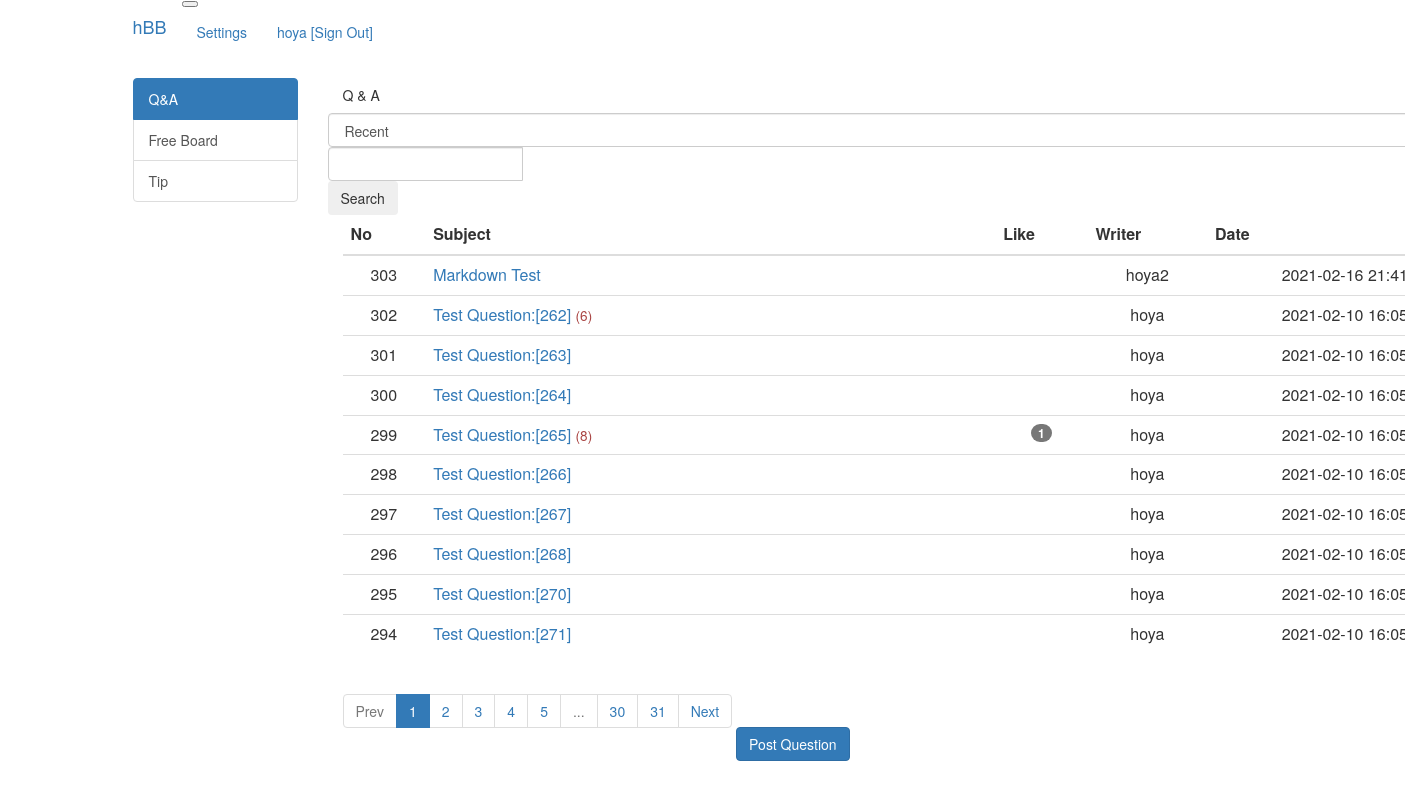
/question/list/qna (signed in), run on the app's committed database.
### src/models/user.py (models this page shows)
class UserModel(db.Model):
    id = db.Column(db.Integer, primary_key=True)
    username = db.Column(db.String(150), unique=True, nullable=False)
    password = db.Column(db.String(200), nullable=False)
    email = db.Column(db.String(120), unique=True, nullable=False)

### src/models/question.py (models this page shows)
class QuestionModel(db.Model):
    id = db.Column(db.Integer, primary_key=True)
    category = db.Column(db.String(16), nullable=False)
    subject = db.Column(db.String(200), nullable=False)
    content = db.Column(db.Text(), nullable=False)
    created_date = db.Column(db.DateTime(), nullable=False)
    user_id = db.Column(
        db.Integer, db.ForeignKey("user_model.id", ondelete="CASCADE"), nullable=False
    )
    user = db.relationship("UserModel", backref=db.backref("question_set"))
    modified_date = db.Column(db.DateTime(), nullable=True)
    like = db.relationship(
        "UserModel", secondary=question_like, backref=db.backref("question_like_set")
    )

### src/views/question_views.py (the view, shortened to what this page needs)
@bp.route("/list/<string:category>")
def _list(category="qna"):
    page = request.args.get("page", type=int, default=1)
    keyword = request.args.get("keyword", type=str, default="")
    sort = request.args.get("sort", type=str, default="recent")
    question_list = QuestionModel.query.filter(QuestionModel.category == category)
    if sort == "recommend":
        sub_query = (
            db.session.query(
                question_like.c.question_id, func.count("*").label("num_like")
            )
            .group_by(question_like.c.question_id)
            .subquery()
        )
        question_list = question_list.outerjoin(
            sub_query, QuestionModel.id == sub_query.c.question_id
        ).order_by(sub_query.c.num_like.desc(), QuestionModel.created_date.desc())
    else:
        question_list = question_list.order_by(QuestionModel.created_date.desc())
    question_list = question_list.paginate(page, per_page=10)
    return render_template(
        "question/question_list.html",
        category=category,
        question_list=question_list,
        page=page,
        keyword=keyword,
        sort=sort,
    )

### src/filter.py (called while the page is built)
def format_datetime(value, fmt="%Y-%m-%d %H:%M"):
    return value.strftime(fmt)

### src/views/account_views.py (called while the page is built)
@bp.before_app_request
def load_signed_in_user():
    user_id = session.get("user_id")
    if user_id is None:
        g.user = None
    else:
        g.user = UserModel.query.get(user_id)

### src/templates/question/question_list.html (shortened to what this page needs)
{% extends "base.html" %}
{% block content %}
<div class="container py-2">
    <h5 class="border-bottom pb-2 mb-3">
        {% if category == 'qna' %}
        Q & A
        {% elif category == 'free' %}
        Free Board
        {% elif category == 'tip' %}
        Tip
        {% endif %}
    </h5>
    <div class="row justify-content-between my-3">
        <div class="col-2">
            <select class="form-control sort">
                <option value="recent" {% if sort=='recent' %}selected{% endif %}>Recent</option>
            </select>
        </div>
        <div class="col-4 input-group">
            <input class="form-control keyword" type="text" value="{{ keyword or '' }}">
            <div class="input-group-append">
                <button id="btn_search" class="btn btn-outline-secondary" type="button">Search</button>
            </div>
        </div>
    </div>
    <table class="table">
        <thead>
            <tr class="text-center thead-dark">
                <th>No</th>
                <th style="width: 50%">Subject</th>
                <th>Like</th>
                <th>Writer</th>
                <th>Date</th>
            </tr>
        </thead>
        <tbody>
            {% if question_list %}
            {% for question in question_list.items %}
            <tr class="text-center">
                <td>{{ question_list.total - ((question_list.page - 1) * question_list.per_page) -
                    loop.index0
                    }}
                </td>
                <td class="text-left">
                    <a href="{{ url_for('question.detail', question_id=question.id) }}">
                        {{ question.subject }}
                    </a>
                    {% if question.answer_set|length > 0 %}
                    <span class="text-danger small ml-2">({{ question.answer_set|length }})</span>
                    {% endif %}
                </td>
                <td>
                    {% if question.like|length > 0 %}
                    <span class="badge badge-warning px-2 py-1">{{ question.like|length }}</span>
                    {% endif %}
                </td>
                <td>{{ question.user.username }}</td>
                <td>{{ question.created_date|datetime }}</td>
            </tr>
            {% endfor %}
            {% else %}
            <tr>
                <td colspan="3">There are no questions.</td>
            </tr>
            {% endif %}
        </tbody>
    </table>
    <ul class="pagination justify-content-center">
        {% if question_list.has_prev %}
        <li class="page-item">
            <a class="page-link" data-page="{{ question_list.prev_num }}" href="#">Prev</a>
        </li>
        {% else %}
        <li class="page-item disabled">
            <a class="page-link" tabindex="-1" aria-disabled="true" href="#">Prev</a>
        </li>
        {% endif %}
        {% for page_num in question_list.iter_pages() %}
        {% if page_num %}
        {% if page_num != question_list.page %}
        <li class="page-item">
            <a class="page-link" data-page="{{ page_num }}" href="#">{{ page_num }}</a>
        </li>
        {% else %}
        <li class="page-item active" aria-current="page">
            <a class="page-link" href="#">{{ page_num }}</a>
        </li>
        {% endif %}
        {% else %}
        <li class="disabled">
            <a class="page-link" href="#">...</a>
        </li>
        {% endif %}
        {% endfor %}
        {% if question_list.has_next %}
        <li class="page-item">
            <a class="page-link" data-page="{{ question_list.next_num }}" href="#">Next</a>
        </li>
        {% else %}
        <li class="page-item disabled">
            <a class="page-link" tabindex="-1" aria-disabled="true" href="#">Next</a>
        </li>
        {% endif %}
    </ul>
    <a href="{{ url_for('question.create', category=category) }}" class="btn btn-primary">Post Question</a>
</div>
{% endblock %}

### src/templates/navbar.html (shortened to what this page needs)
<nav class="navbar navbar-expand-lg navbar-dark bg-dark">
    <div class="container">
        <a class="navbar-brand mr-2" href="{{ url_for('main.index') }}">hBB</a>
        <button class="navbar-toggler ml-auto" type="button" data-toggle="collapse" data-target="#navbarNav"
            aria-controls="navbarNav" aria-expanded="false" aria-label="Toggle navigation">
        </button>
        <div id="navbarNav" class="collapse navbar-collapse">
            {% if g.user %}
            <ul class="nav navbar-nav ml-auto">
                <li class="nav-item"><a class="nav-link" href="{{ url_for('common.index') }}">Settings</a></li>
                <li class="nav-item"><a class="nav-link" href="{{ url_for('account.signout') }}">{{ g.user.username }}
                        [Sign Out]</a></li>
            </ul>
            {% else %}
            <ul class="nav navbar-nav ml-auto">
                <li class="nav-item"><a class="nav-link" href="{{ url_for('account.signup') }}">Sign Up</a></li>
                <li class="nav-item"><a class="nav-link" href="{{ url_for('account.signin') }}">Sign In</a></li>
            </ul>
            {% endif %}
        </div>
    </div>
</nav>

### data on the page
UserModel: user.username "hoya"
QuestionModel: total "303", subject "Markdown Test", user.username "hoya2", created_date "2021-02-16…"
QuestionModel: total "302", subject "Test Question:[262]", answer_set|length "6", user.username "hoya", created_date "2021-02-10…"
QuestionModel: total "301", subject "Test Question:[263]", user.username "hoya", created_date "2021-02-10…"
QuestionModel: total "300", subject "Test Question:[264]", user.username "hoya", created_date "2021-02-10…"
QuestionModel: total "299", subject "Test Question:[265]", answer_set|length "8", like|length "1", user.username "hoya", created_date "2021-02-10…"
QuestionModel: total "298", subject "Test Question:[266]", user.username "hoya", created_date "2021-02-10…"
QuestionModel: total "297", subject "Test Question:[267]", user.username "hoya", created_date "2021-02-10…"
QuestionModel: total "296", subject "Test Question:[268]", user.username "hoya", created_date "2021-02-10…"
QuestionModel: total "295", subject "Test Question:[270]", user.username "hoya", created_date "2021-02-10…"
QuestionModel: total "294", subject "Test Question:[271]", user.username "hoya", created_date "2021-02-10…"

### other printed values
{{ page_num }} "1"
{{ page_num }} "2" "3" "4" "5" "30" "31"
